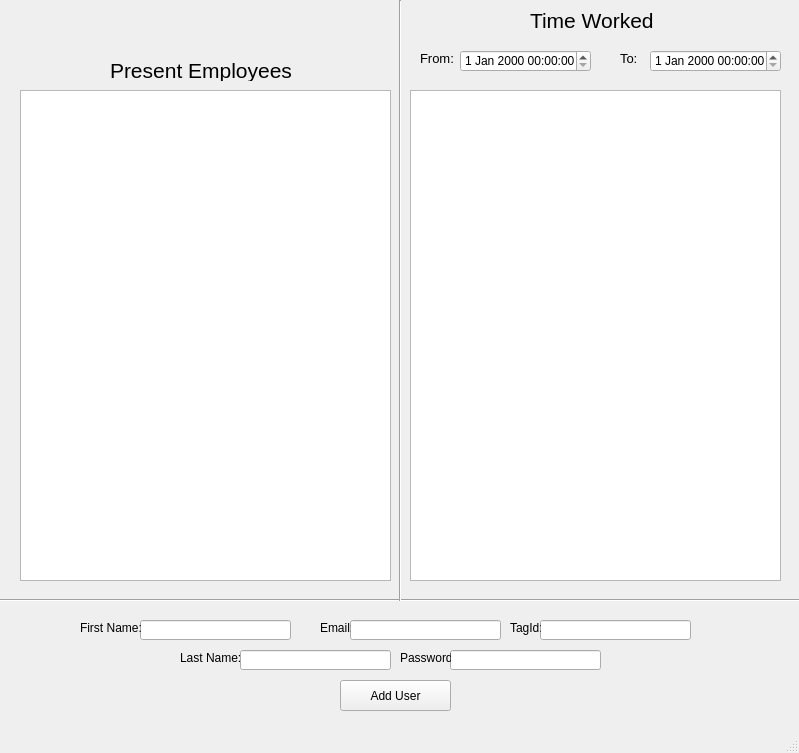
<?xml version="1.0" encoding="UTF-8"?>
<ui version="4.0">
 <class>WorkingTime</class>
 <widget class="QMainWindow" name="WorkingTime">
  <property name="geometry">
   <rect>
    <x>0</x>
    <y>0</y>
    <width>799</width>
    <height>753</height>
   </rect>
  </property>
  <property name="windowTitle">
   <string>WorkingTime</string>
  </property>
  <widget class="QWidget" name="centralwidget">
   <widget class="QTableWidget" name="_tablePresentEmployee">
    <property name="geometry">
     <rect>
      <x>20</x>
      <y>90</y>
      <width>371</width>
      <height>491</height>
     </rect>
    </property>
   </widget>
   <widget class="QLabel" name="label">
    <property name="geometry">
     <rect>
      <x>110</x>
      <y>60</y>
      <width>181</width>
      <height>21</height>
     </rect>
    </property>
    <property name="font">
     <font>
      <pointsize>16</pointsize>
     </font>
    </property>
    <property name="text">
     <string>Present Employees</string>
    </property>
   </widget>
   <widget class="QTableWidget" name="_tableTimeWorked">
    <property name="geometry">
     <rect>
      <x>410</x>
      <y>90</y>
      <width>371</width>
      <height>491</height>
     </rect>
    </property>
   </widget>
   <widget class="QLabel" name="label_2">
    <property name="geometry">
     <rect>
      <x>530</x>
      <y>10</y>
      <width>141</width>
      <height>21</height>
     </rect>
    </property>
    <property name="font">
     <font>
      <pointsize>16</pointsize>
     </font>
    </property>
    <property name="text">
     <string>Time Worked</string>
    </property>
   </widget>
   <widget class="QDateTimeEdit" name="_fromTimeEdit">
    <property name="geometry">
     <rect>
      <x>460</x>
      <y>50</y>
      <width>131</width>
      <height>22</height>
     </rect>
    </property>
   </widget>
   <widget class="QDateTimeEdit" name="_toTimeEdit">
    <property name="geometry">
     <rect>
      <x>650</x>
      <y>50</y>
      <width>131</width>
      <height>22</height>
     </rect>
    </property>
   </widget>
   <widget class="QLabel" name="label_3">
    <property name="geometry">
     <rect>
      <x>420</x>
      <y>50</y>
      <width>41</width>
      <height>16</height>
     </rect>
    </property>
    <property name="font">
     <font>
      <pointsize>10</pointsize>
     </font>
    </property>
    <property name="text">
     <string>From:</string>
    </property>
   </widget>
   <widget class="QLabel" name="label_4">
    <property name="geometry">
     <rect>
      <x>620</x>
      <y>50</y>
      <width>31</width>
      <height>16</height>
     </rect>
    </property>
    <property name="font">
     <font>
      <pointsize>10</pointsize>
     </font>
    </property>
    <property name="text">
     <string>To:</string>
    </property>
   </widget>
   <widget class="QPushButton" name="_addUserButton">
    <property name="geometry">
     <rect>
      <x>340</x>
      <y>680</y>
      <width>111</width>
      <height>31</height>
     </rect>
    </property>
    <property name="text">
     <string>Add User</string>
    </property>
   </widget>
   <widget class="QLineEdit" name="_firstNameEdit">
    <property name="geometry">
     <rect>
      <x>140</x>
      <y>620</y>
      <width>151</width>
      <height>20</height>
     </rect>
    </property>
   </widget>
   <widget class="Line" name="line">
    <property name="geometry">
     <rect>
      <x>0</x>
      <y>590</y>
      <width>821</width>
      <height>20</height>
     </rect>
    </property>
    <property name="font">
     <font>
      <pointsize>12</pointsize>
     </font>
    </property>
    <property name="orientation">
     <enum>Qt::Horizontal</enum>
    </property>
   </widget>
   <widget class="Line" name="line_2">
    <property name="geometry">
     <rect>
      <x>390</x>
      <y>0</y>
      <width>20</width>
      <height>601</height>
     </rect>
    </property>
    <property name="orientation">
     <enum>Qt::Vertical</enum>
    </property>
   </widget>
   <widget class="QLabel" name="label_5">
    <property name="geometry">
     <rect>
      <x>80</x>
      <y>620</y>
      <width>61</width>
      <height>16</height>
     </rect>
    </property>
    <property name="text">
     <string>First Name:</string>
    </property>
   </widget>
   <widget class="QLineEdit" name="_lastNameEdit">
    <property name="geometry">
     <rect>
      <x>240</x>
      <y>650</y>
      <width>151</width>
      <height>20</height>
     </rect>
    </property>
   </widget>
   <widget class="QLabel" name="label_6">
    <property name="geometry">
     <rect>
      <x>180</x>
      <y>650</y>
      <width>61</width>
      <height>16</height>
     </rect>
    </property>
    <property name="text">
     <string>Last Name:</string>
    </property>
   </widget>
   <widget class="QLineEdit" name="_emailEdit">
    <property name="geometry">
     <rect>
      <x>350</x>
      <y>620</y>
      <width>151</width>
      <height>20</height>
     </rect>
    </property>
   </widget>
   <widget class="QLabel" name="label_7">
    <property name="geometry">
     <rect>
      <x>320</x>
      <y>620</y>
      <width>31</width>
      <height>16</height>
     </rect>
    </property>
    <property name="text">
     <string>Email:</string>
    </property>
   </widget>
   <widget class="QLineEdit" name="_passwordEdit">
    <property name="geometry">
     <rect>
      <x>450</x>
      <y>650</y>
      <width>151</width>
      <height>20</height>
     </rect>
    </property>
    <property name="inputMethodHints">
     <set>Qt::ImhPreferNumbers</set>
    </property>
   </widget>
   <widget class="QLabel" name="label_8">
    <property name="geometry">
     <rect>
      <x>400</x>
      <y>650</y>
      <width>51</width>
      <height>16</height>
     </rect>
    </property>
    <property name="text">
     <string>Password:</string>
    </property>
   </widget>
   <widget class="QLineEdit" name="_tagIdEdit">
    <property name="geometry">
     <rect>
      <x>540</x>
      <y>620</y>
      <width>151</width>
      <height>20</height>
     </rect>
    </property>
    <property name="text">
     <string/>
    </property>
   </widget>
   <widget class="QLabel" name="label_9">
    <property name="geometry">
     <rect>
      <x>510</x>
      <y>620</y>
      <width>31</width>
      <height>16</height>
     </rect>
    </property>
    <property name="text">
     <string>TagId:</string>
    </property>
   </widget>
  </widget>
  <widget class="QMenuBar" name="menubar">
   <property name="geometry">
    <rect>
     <x>0</x>
     <y>0</y>
     <width>799</width>
     <height>21</height>
    </rect>
   </property>
  </widget>
  <widget class="QStatusBar" name="statusbar"/>
 </widget>
 <resources/>
 <connections/>
</ui>
